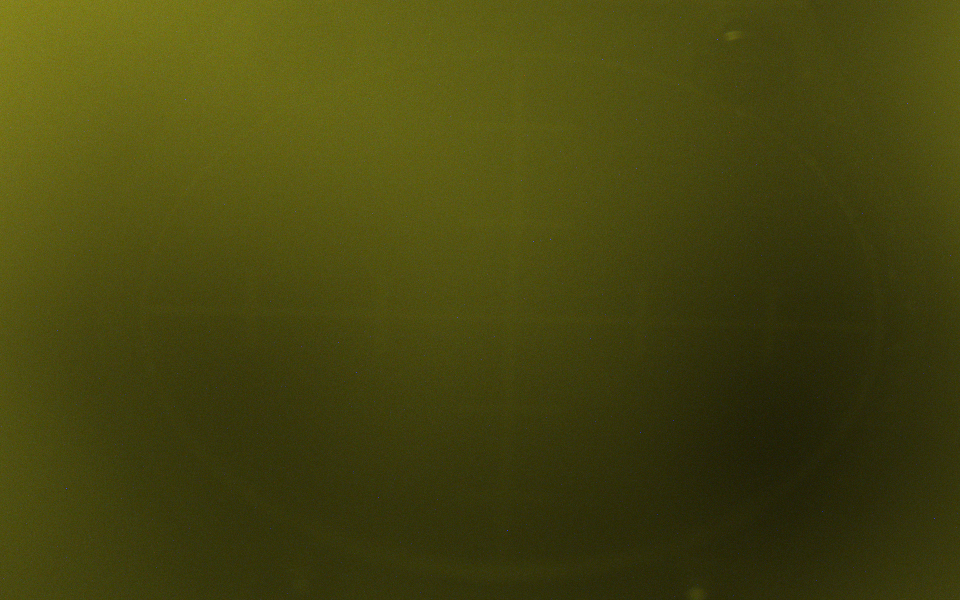
#> input picture src/Data Callibration/Data Callibration Picture Points/I0T5 vor einbau.png, 1920 x 1200 px (shown at 1/2 size)
$ python data_calabration_picturepoints.py
#> lines starting #> are read from the running program, lines starting #| are printed output that depends on the picture; after the words box and inside, x2 and y2 are one past the last pixel; in counts of white or black regions, pixels touching at a corner belong together
"""
This python File open an image in a separate window. Clicking on a pixel with left click
then saves that pixels coordinates in a txt file.The window can be closed by pressing '0'.
"""

import cv2
import numpy as np
import math

mouse_click_file_path = 'mouse_click_event.txt'         # file path where selected pixel coords are to be saved
image_file_path = 'I0T5 vor einbau.png'                 # file path of image to be opened

window_size = (1600, 1600)                               # target pixel size of window to be opened


def calculateScale():

    pixel_points = np.loadtxt(mouse_click_file_path,
                              delimiter=' ',
                              skiprows=1)


    pixel_dis_1 = math.sqrt((pixel_points[0][0]-pixel_points[4][0])**2 + (pixel_points[0][1]-pixel_points[4][1])**2)
    pixel_dis_2 = math.sqrt((pixel_points[3][0]-pixel_points[5][0])**2 + (pixel_points[3][1]-pixel_points[5][1])**2)
    pixel_dis = (pixel_dis_1 + pixel_dis_2) * 0.5

    proper_dis = 20.     # mm

    scale = proper_dis/pixel_dis

    print((pixel_dis, pixel_dis_1, pixel_dis_2))


    center1 = (
        (pixel_points[0][0] + pixel_points[1][0]) * 0.5,
        (pixel_points[0][1] + pixel_points[1][1]) * 0.5,
    )

    center2 = (
        (pixel_points[2][0] + pixel_points[3][0]) * 0.5,
        (pixel_points[2][1] + pixel_points[3][1]) * 0.5,
    )

    #print(center1, center2)


    center = (
        int(np.round((np.mean([center1[0], center2[0]])))),
        int(np.round((np.mean([center1[1], center2[1]])))),
            )


    return scale, center

def mouse_click_event(event, x, y, flags, param):
    """
    Function that is called when a mouse button is pressed.
    If left mouse button is pressed,
    save the pixels coordinates of click in a txt file.
    If right mouse button is pressed, generates a new, empty file.
    """
    if event == cv2.EVENT_LBUTTONDOWN:
        with open(mouse_click_file_path, 'a') as f:
            f.write('\n')
            f.write(str(x) + ' ' + str(y))
    elif event == cv2.EVENT_RBUTTONDOWN:
        with open(mouse_click_file_path, 'w') as f:
           f.write('x_pos y_pos')


def show_scale_center(img: np.ndarray):
    image_scale, center = calculateScale()

    centerDotSize = 1
    for i in range((-1 * centerDotSize), centerDotSize + 1):
        for j in range((-1 * centerDotSize), centerDotSize + 1):
            img[center[1] + i, center[0] + j] = [0, 0, 255]
    line_width = 2
    line_length_mm = 10
    line_start = (492, 619)
    for i in range(int(line_length_mm // image_scale)):
        for j in range(line_width):
            img[line_start[1] + j, line_start[0] + i] = [0, 0, 0]


if __name__ == '__main__':

    # writes file header and deletes contents of file of 'mouse_click_file_path' if it already existed
    #with open(mouse_click_file_path, 'w') as f:
    #    f.write('x_pos y_pos')


    # open image with openCV
    img = cv2.imread(image_file_path, 1)
#> img is the input picture: shape (1200, 1920, 3); mean B, G, R 15.5, 69.1, 69.6


    # calculate window size to match aspect ratio of image. The resulting window will be at
    # most as big as the target size.
    width_scale = window_size[0] / img.shape[1]
#> width_scale = 0.833
    height_scale = window_size[1] / img.shape[0]
#> height_scale = 1.33

    scale = min(width_scale, height_scale)
#> scale = 0.833
    width_window = int(img.shape[1] * scale)
#> width_window = 1600
    height_window = int(img.shape[0] * scale)
#> height_window = 1000

    # opening (and closing) window with OpenCV
    cv2.namedWindow('image', cv2.WINDOW_NORMAL)
    cv2.resizeWindow('image', width_window, height_window)

    cv2.setMouseCallback('image', mouse_click_event)

    show_scale_center(img)
#> after the loop in show_scale_center, `for i in range((-1 * centerDotSize), centerDotSize + 1):`: img: shape (1200, 1920, 3); under 0.01% of pixels changed, all inside (x1, y1, x2, y2) = (1019, 640, 1022, 643)
#> after the loop in show_scale_center, `for i in range(int(line_length_mm // image_scale)):`:
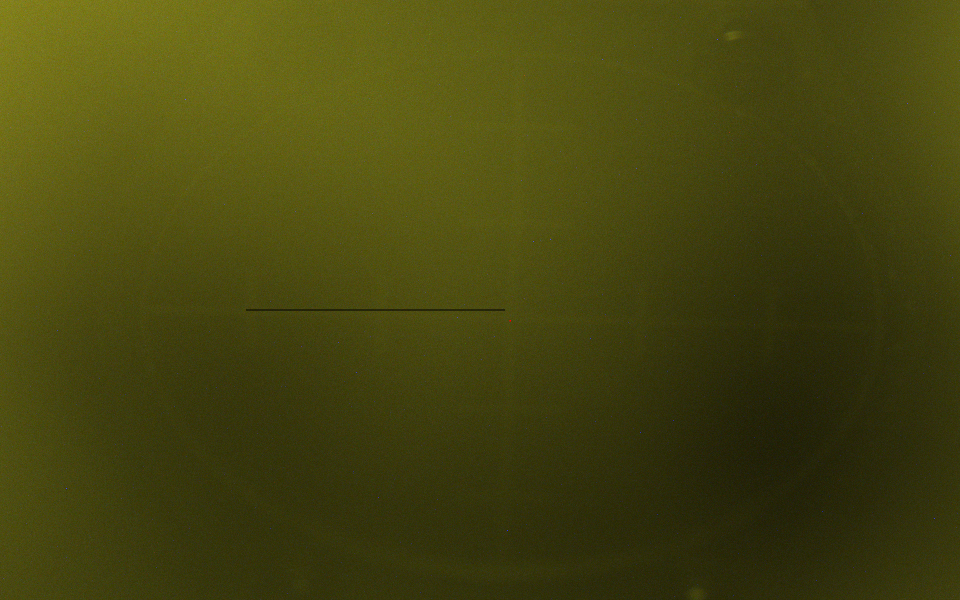
#> img: shape (1200, 1920, 3) (shown at 1/2 size); mean B, G, R 15.5, 69.1, 69.6

    cv2.imshow('image', img)

    print("Data Calibration: Centering excepts clicks top left, bottom right, top right, bottom left.")
    print("Data Calibration: Scale excepts two clicks on left side 10mm lines.")

    cv2.waitKey(0)

    cv2.destroyAllWindows()
